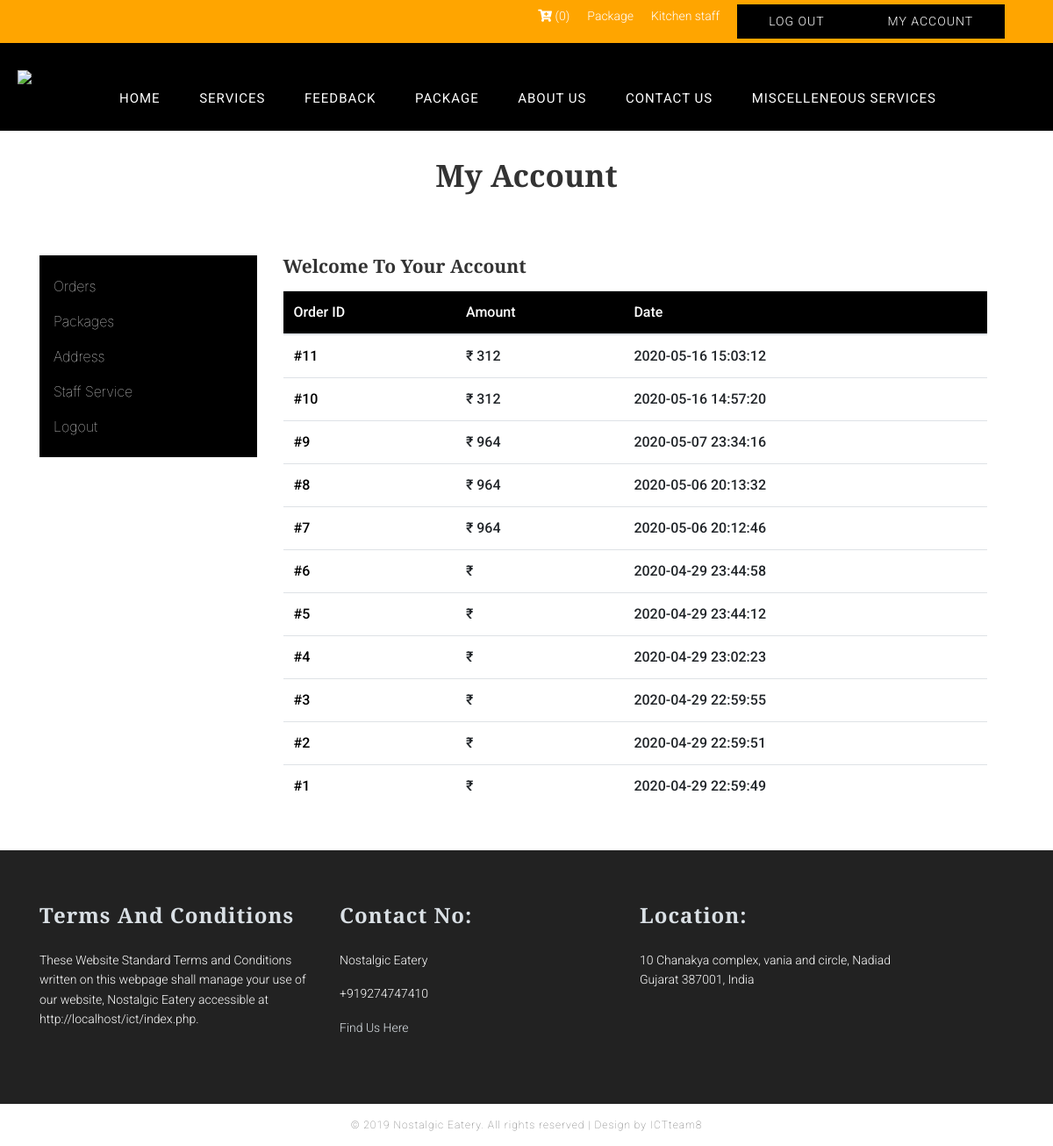
Before: /my-account.php?content=orders (signed in) with the older database file.
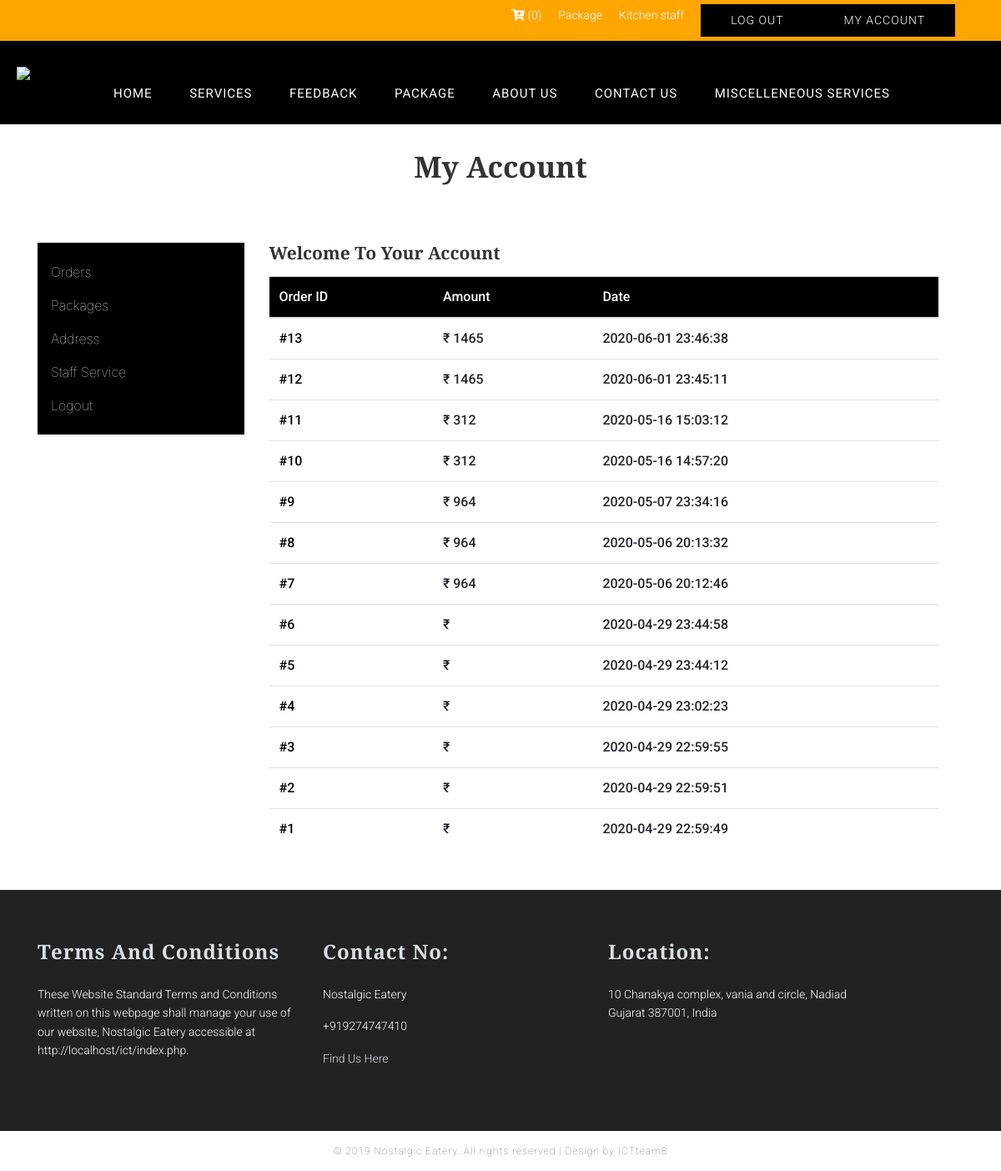
After: the same page with the newer database file.
### tables this page shows
CREATE TABLE `order_ids` (
  `id` int(11) NOT NULL,
  `user_id` int(11) DEFAULT NULL,
  `amount` varchar(20) DEFAULT NULL,
  `created_at` datetime NOT NULL DEFAULT CURRENT_TIMESTAMP
);

### server.php (called while the page is built, shortened)
<?php
$servername = "localhost";
$username = "root";
$password = "";
$db = "ictatjcu_cons2";
$conn = mysqli_connect($servername, $username, $password, $db);
function print_orders_list(){
	global $conn;
	$table = "order_ids";
	$query = "SELECT * FROM " . $table;
	$query .= " order by id DESC";
	$query = mysqli_query($conn, $query);
	return  mysqli_fetch_all($query, MYSQLI_ASSOC);
}
function not_admin(){
	$not_admin = false;
	return $not_admin;
}
?>

### orders_list.php (the view)
<table class="table" id="order_list">
    <thead>
        <tr>
            <th>Order ID</th>
            <th>Amount</th>
            <th>Date</th>
        </tr>
    </thead>
    <tbody>
        <?php foreach ($orders_list as $key => $order) { ?>
        <tr>
            <td><a href="my-account.php?content=orders_detail&id=<?php echo $order['id'];?>">#<?php echo $order['id'];?></a></td>
            <td>₹ <?php echo $order['amount'];?></td>
            <td><?php echo $order['created_at'];?></td>
        </tr>
        <?php } ?>
    </tbody>
</table>

Changed rows visible on the page:
added order_ids: id "13", amount "1465", created_at "2020-06-01 23:46:38"
added order_ids: id "12", amount "1465", created_at "2020-06-01 23:45:11"
